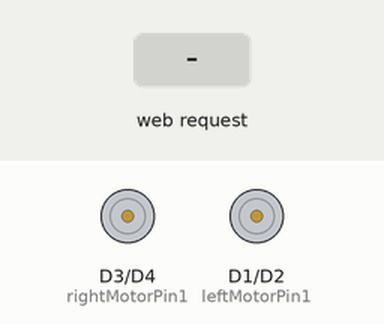
Simulated run of this sketch. Board: ESP8266 (NodeMCU). Shown: motor-driver pin pairs drawn as motors (green arrow = first pin HIGH = forward, orange = second pin HIGH = backward, longer = more drive, scaled by the enable pin). Inputs (shaded band) come from the test bench. WiFi joins after 1.5 s; servers stay silent unless stated; what the sketch prints to the serial monitor is not drawn.

Above: at 2.7 s.
2.8 s: HTTP request GET /forward received
At 3.7 s:
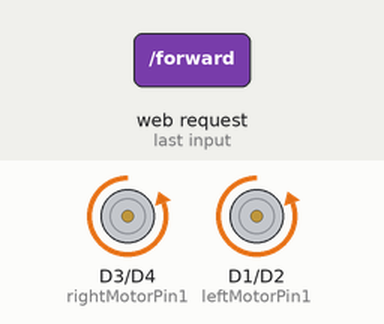
4.3 s: HTTP request GET /backward received
At 4.9 s:
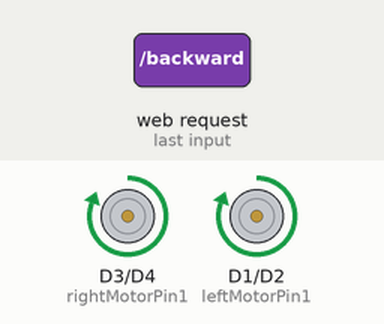
5.8 s: HTTP request GET /left received
At 6.1 s:
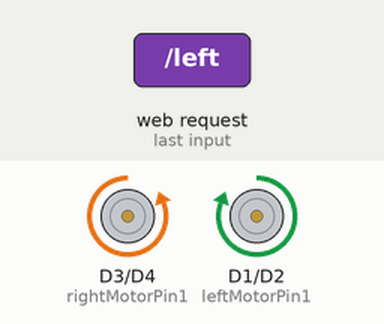
7.3 s: HTTP request GET /right received
At 8.4 s:
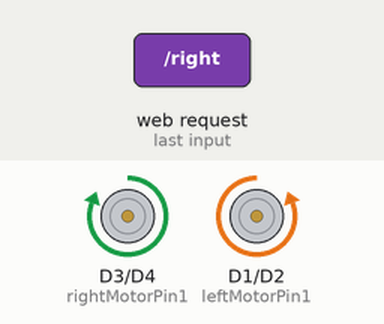
8.8 s: HTTP request GET /retrace received
At 10.8 s:
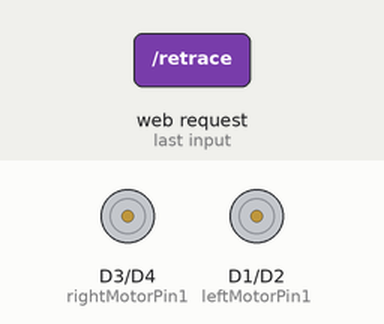
Timing chart, 0 to 12.3 s (numbered marks = the images above; inputs shaded):
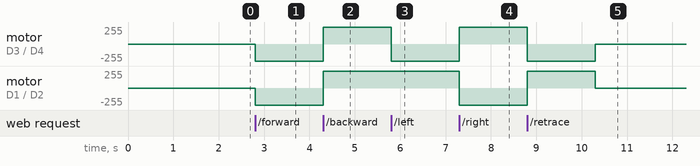

The sketch:

arduino_IDE_code_for_esp8266.ino
```cpp
#include <ESP8266WiFi.h>
#include <ESP8266WebServer.h>

const char* ssid = "ssid";
const char* password = "password";

ESP8266WebServer server(80);

const int leftMotorPin1 = D1;
const int leftMotorPin2 = D2;
const int rightMotorPin1 = D3;
const int rightMotorPin2 = D4;
const int leftMotorENB = D0;
const int rightMotorENB = D5;
bool botMotion = false;
int direction = 0;

void setup() {
  Serial.begin(250000);

  // Connect to Wi-Fi
  WiFi.begin(ssid, password);
  while (WiFi.status() != WL_CONNECTED) {
    delay(250);
    Serial.println("Connecting to WiFi...");
  }
  Serial.println("WiFi connected");
  Serial.println("IP address: ");
  Serial.println(WiFi.localIP());

  // Initialize motor pins
  pinMode(leftMotorPin1, OUTPUT);
  pinMode(leftMotorPin2, OUTPUT);
  pinMode(rightMotorPin1, OUTPUT);
  pinMode(rightMotorPin2, OUTPUT);
  pinMode(leftMotorENB, OUTPUT);
  pinMode(rightMotorENB, OUTPUT);

  // Define the control routes for movement
  server.on("/", [](){
    String htmlContent = "<!DOCTYPE html><html><head><meta name=\"viewport\" content=\"width=device-width, initial-scale=1.0\"><style>body {font-family: Arial, sans-serif;background-image: url('https://giffiles.alphacoders.com/214/214311.gif');background-size: cover;background-position: center;background-repeat: no-repeat;color: #ccc; opacity: 1;} .container {display: flex; flex-direction: row; justify-content: center; align-items: center;}.arrow {font-size: 40px; padding: 20px; color: grey;} .view-data {font-size: 20px; padding: 10px 20px; margin-top: 20px; border: none; background-color: transparent; cursor: pointer; color: #ccc;} h1 {text-align: center; color: #2596be; font-size: 36px; font-weight: lighter; border: 2px solid #2596be; padding: 10px; opacity: 1;}</style></head><body><h1>CONTROL MY ROBOT</h1><div class=\"container\"><div class=\"arrow\" onclick=\"sendCommand('/forward')\">&#8593;</div><div class=\"arrow\" onclick=\"sendCommand('/left')\">&#8592;</div><div class=\"arrow\" onclick=\"sendCommand('/stop')\">&#10033;</div><div class=\"arrow\" onclick=\"sendCommand('/right')\">&#8594;</div><div class=\"arrow\" onclick=\"sendCommand('/backward')\">&#8595;</div></div><div style=\"text-align:center; margin-top: 20px;\"><div class=\"arrow\" onclick=\"sendCommand('/retrace')\">&#x21B7;</div><div class=\"arrow\" onclick=\"sendCommand('/reset')\">&#x21BA;</div><button class=\"view-data\" onclick=\"viewData()\">View Data</button></div><div class=\"data-container\" id=\"dataContainer\"></div><script>function sendCommand(command) { fetch(command); } function viewData() { fetch('/view-data') .then(response => response.text()) .then(data => { document.getElementById('dataContainer').innerHTML = '<h2>Data:</h2><div>' + data + '</div>'; }); }</script></body></html>";
    server.send(200, "text/html", htmlContent);
  });

  // Motion control routes
  server.on("/forward", [](){ startMoving(1); });
  server.on("/backward", [](){ startMoving(2); });
  server.on("/left", [](){ startMoving(3); });
  server.on("/right", [](){ startMoving(4); });
  server.on("/retrace", [](){ rotate180Degrees(); });
  server.on("/stop", [](){ stopMoving(); });

  server.begin();
}

void loop() {
  server.handleClient();

  if (botMotion) {
    switch (direction) {
      case 0: stopMoving(); break;
      case 1: moveForward(); break;
      case 2: moveBackward(); break;
      case 3: moveLeft();  break;
      case 4: moveRight();  break;
      default: stopMoving(); break;
    }
    delay(250);
  }
}

void moveBackward() {
  digitalWrite(leftMotorENB, HIGH);
  digitalWrite(rightMotorENB, HIGH);
  digitalWrite(leftMotorPin1, HIGH);
  digitalWrite(leftMotorPin2, LOW);
  digitalWrite(rightMotorPin1, HIGH);
  digitalWrite(rightMotorPin2, LOW);
}

void moveForward() {
  digitalWrite(leftMotorENB, HIGH);
  digitalWrite(rightMotorENB, HIGH);
  digitalWrite(leftMotorPin1, LOW);
  digitalWrite(leftMotorPin2, HIGH);
  digitalWrite(rightMotorPin1, LOW);
  digitalWrite(rightMotorPin2, HIGH);
}

void moveLeft() {
  digitalWrite(leftMotorENB, HIGH);
  digitalWrite(rightMotorENB, HIGH);
  digitalWrite(leftMotorPin1, HIGH);
  digitalWrite(leftMotorPin2, LOW);
  digitalWrite(rightMotorPin1, LOW);
  digitalWrite(rightMotorPin2, HIGH);

}

void moveRight() {
  digitalWrite(leftMotorENB, HIGH);
  digitalWrite(rightMotorENB, HIGH);
  digitalWrite(leftMotorPin1,LOW );
  digitalWrite(leftMotorPin2, HIGH);
  digitalWrite(rightMotorPin1, HIGH);
  digitalWrite(rightMotorPin2, LOW);

}

void startMoving(int dir) {
  botMotion = true;
  direction = dir;
}

void stopMoving() {
  digitalWrite(leftMotorPin1, LOW);
  digitalWrite(leftMotorPin2, LOW);
  digitalWrite(rightMotorPin1, LOW);
  digitalWrite(rightMotorPin2, LOW);
  botMotion = false;
  direction = 0;
}

void rotate180Degrees() {
  digitalWrite(leftMotorPin1, HIGH);
  digitalWrite(leftMotorPin2, LOW);
  digitalWrite(rightMotorPin1, LOW);
  digitalWrite(rightMotorPin2, HIGH);
  delay(1500); // Adjust delay to suit the bot's rotation speed
  stopMoving();
}
```

Measured:
- after the input at 2.8 s, motor on D3 (rightMotorPin1) / D4 (rightMotorPin2), motor on D1 (leftMotorPin1) / D2 (leftMotorPin2): stopped → backward 255/255 at once
- after the input at 4.3 s, motor on D3 (rightMotorPin1) / D4 (rightMotorPin2), motor on D1 (leftMotorPin1) / D2 (leftMotorPin2): backward 255/255 → forward 255/255 at once
- after the input at 5.8 s, motor on D3 (rightMotorPin1) / D4 (rightMotorPin2): forward 255/255 → backward 255/255 at once
- after the input at 7.3 s, motor on D3 (rightMotorPin1) / D4 (rightMotorPin2): backward 255/255 → forward 255/255 at once; motor on D1 (leftMotorPin1) / D2 (leftMotorPin2): forward 255/255 → backward 255/255 at once
- after the input at 8.8 s, motor on D3 (rightMotorPin1) / D4 (rightMotorPin2): forward 255/255 → backward 255/255 at once, → stopped 1.5 s later; motor on D1 (leftMotorPin1) / D2 (leftMotorPin2): backward 255/255 → forward 255/255 at once, → stopped 1.5 s later
